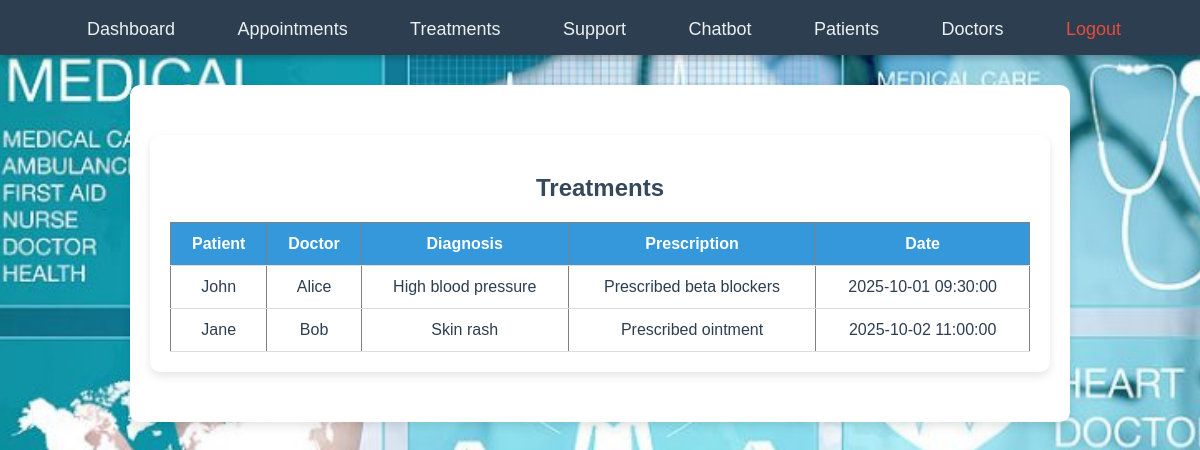
The app's page /treatments.php (signed in) with its own data.
### tables this page shows
CREATE TABLE `treatments` (
  `treatment_id` int(10) UNSIGNED NOT NULL,
  `patient_id` int(10) UNSIGNED NOT NULL,
  `doctor_id` int(10) UNSIGNED NOT NULL,
  `diagnosis` text DEFAULT NULL COMMENT 'Diagnosis notes',
  `prescription` text DEFAULT NULL COMMENT 'Prescription notes',
  `treatment_date` datetime DEFAULT NULL COMMENT 'Date of treatment'
);

CREATE TABLE `patients` (
  `patient_id` int(10) UNSIGNED NOT NULL,
  `first_name` varchar(50) DEFAULT NULL COMMENT 'Patient first name',
  `last_name` varchar(50) DEFAULT NULL COMMENT 'Patient last name',
  `dob` date DEFAULT NULL COMMENT 'Date of birth',
  `gender` enum('Male','Female','Other') DEFAULT NULL COMMENT 'Patient gender',
  `phone` varchar(15) DEFAULT NULL COMMENT 'Phone number',
  `email` varchar(100) DEFAULT NULL COMMENT 'Unique email',
  `address` text DEFAULT NULL COMMENT 'Address',
  `disciplinary_record` text DEFAULT NULL COMMENT 'Notes on discipline'
);

CREATE TABLE `doctors` (
  `doctor_id` int(10) UNSIGNED NOT NULL,
  `first_name` varchar(50) DEFAULT NULL COMMENT 'Doctor first name',
  `last_name` varchar(50) DEFAULT NULL COMMENT 'Doctor last name',
  `specialization` varchar(100) DEFAULT NULL COMMENT 'Medical specialty',
  `phone` varchar(15) DEFAULT NULL COMMENT 'Phone',
  `email` varchar(100) DEFAULT NULL COMMENT 'Unique email'
);

### treatments.php (the view, shortened to what this page needs)
<?php
include 'db.php';
include 'navbar.php';
$role = $_SESSION['role'];
$uid = $_SESSION['user_id'];
if($role=='patient'){
    $result = $conn->query("SELECT t.*, d.first_name,d.last_name FROM treatments t JOIN doctors d ON t.doctor_id=d.doctor_id WHERE t.patient_id='$uid'");
} elseif($role=='doctor'){
    $result = $conn->query("SELECT t.*, p.first_name,p.last_name FROM treatments t JOIN patients p ON t.patient_id=p.patient_id WHERE t.doctor_id='$uid'");
} else {
    $result = $conn->query("SELECT t.*, p.first_name AS patient_name, d.first_name AS doctor_name FROM treatments t JOIN patients p ON t.patient_id=p.patient_id JOIN doctors d ON t.doctor_id=d.doctor_id");
}
?>
<div class="content">
<h2>Treatments</h2>
<table border="1" style="width:100%; text-align:center;">
<tr>
<?php
if($role=='patient'){ echo "<th>Doctor</th><th>Diagnosis</th><th>Prescription</th><th>Date</th>"; }
elseif($role=='doctor'){ echo "<th>Patient</th><th>Diagnosis</th><th>Prescription</th><th>Date</th>"; }
else{ echo "<th>Patient</th><th>Doctor</th><th>Diagnosis</th><th>Prescription</th><th>Date</th>"; }
?>
</tr>
<?php while($row=$result->fetch_assoc()){
    echo "<tr>";
    if($role=='patient'){ echo "<td>".$row['first_name']." ".$row['last_name']."</td><td>".$row['diagnosis']."</td><td>".$row['prescription']."</td><td>".$row['treatment_date']."</td>"; }
    elseif($role=='doctor'){ echo "<td>".$row['first_name']." ".$row['last_name']."</td><td>".$row['diagnosis']."</td><td>".$row['prescription']."</td><td>".$row['treatment_date']."</td>"; }
    else{ echo "<td>".$row['patient_name']."</td><td>".$row['doctor_name']."</td><td>".$row['diagnosis']."</td><td>".$row['prescription']."</td><td>".$row['treatment_date']."</td>"; }
    echo "</tr>";
} ?>
</table>
</div>

### style.css (style rules this page uses)
body { font-family: 'Segoe UI', Tahoma, Geneva, Verdana, sans-serif; color: #2c3e50; margin: 0; padding: 0; text-align: center; background-image: url('../images/background.jpg'); background-size: cover; background-position: center; background-repeat: no-repeat; background-attachment: fixed; background-color: #f0f0f0; }
.content { max-width: 900px; margin: 30px auto; padding: 20px; background-color: rgba(255,255,255,0.9); border-radius: 10px; box-shadow: 0 4px 8px rgba(0,0,0,0.1); }
h2, h3 { color: #34495e; margin-bottom: 20px; }
table { width: 100%; border-collapse: collapse; margin-top: 20px; text-align: left; }
table th, table td { padding: 12px; border-bottom: 1px solid #ddd; }
table th { background-color: #3498db; color: white; }

### navbar.php (style rules this page uses)
body { text-align: center; font-family: Arial, sans-serif; background-color: #f4f6f7; }
.content { margin: 30px auto; max-width: 900px; padding: 20px; background-color: #fff; border-radius: 10px; box-shadow: 0 4px 10px rgba(0,0,0,0.1); }

### records on screen
treatments: patient.first_name "John", doctor.first_name "Alice", diagnosis "High blood pressure", prescription "Prescribed beta blockers", treatment_date "2025-10-01 09:30:00"
treatments: patient.first_name "Jane", doctor.first_name "Bob", diagnosis "Skin rash", prescription "Prescribed ointment", treatment_date "2025-10-02 11:00:00"
